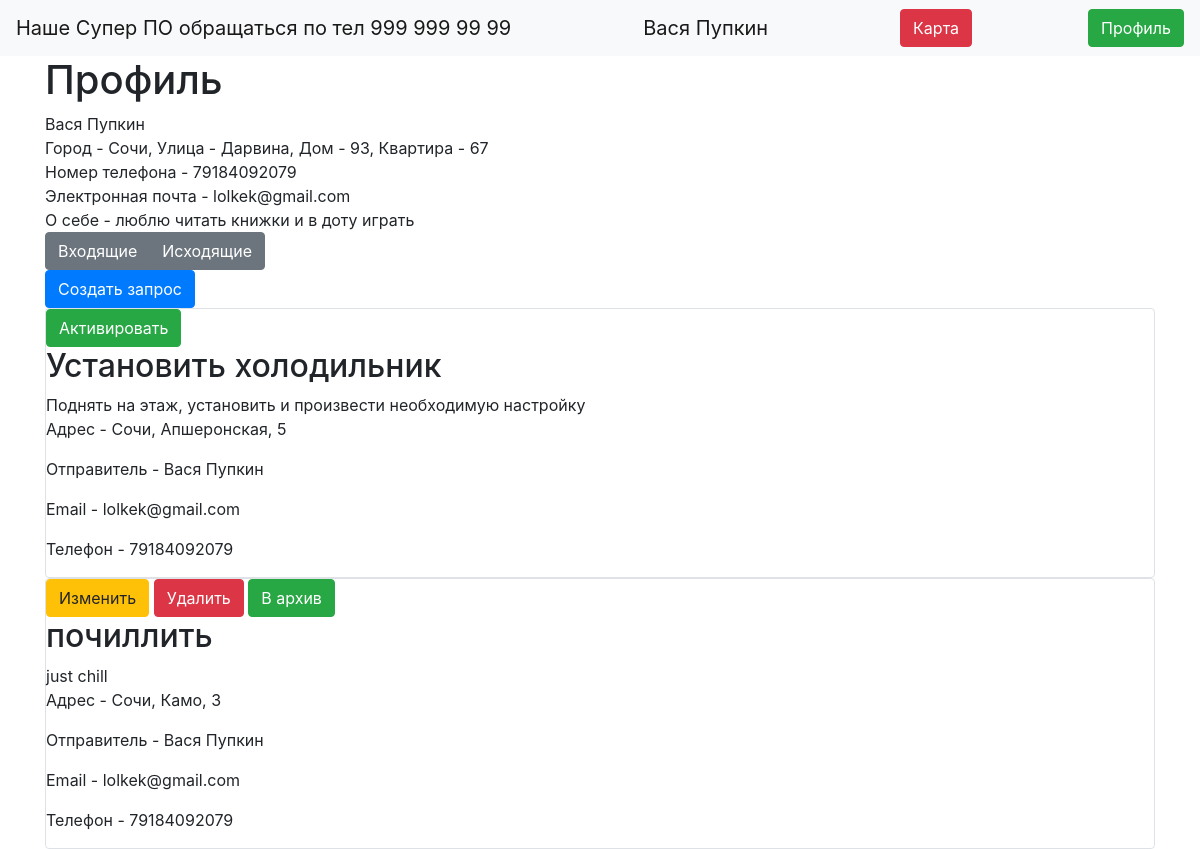
Screenshot of /profile (signed in) with the database file from the repository.
### data/users.py (models this page shows, shortened)
class User(SqlAlchemyBase, UserMixin):
    __tablename__ = 'users'
    id = sqlalchemy.Column(sqlalchemy.Integer,
                           primary_key=True, autoincrement=True)
    surname = sqlalchemy.Column(sqlalchemy.String, nullable=True)
    name = sqlalchemy.Column(sqlalchemy.String, nullable=True)
    address = sqlalchemy.Column(sqlalchemy.JSON, nullable=True)
    telephone_number = sqlalchemy.Column(sqlalchemy.Integer, nullable=True)
    email = sqlalchemy.Column(sqlalchemy.String,
                              index=True, unique=True, nullable=True)
    about = sqlalchemy.Column(sqlalchemy.String, nullable=True)
    hashed_password = sqlalchemy.Column(sqlalchemy.String, nullable=True)

### data/requests.py (models this page shows)
class Request(SqlAlchemyBase):
    __tablename__ = 'requests'
    id = sqlalchemy.Column(sqlalchemy.Integer,
                           primary_key=True, autoincrement=True)
    name = sqlalchemy.Column(sqlalchemy.String, nullable=True)
    description = sqlalchemy.Column(sqlalchemy.String, nullable=True)
    address = sqlalchemy.Column(sqlalchemy.String, nullable=True)
    sender_id = sqlalchemy.Column(sqlalchemy.Integer, sqlalchemy.ForeignKey("users.id"))
    provider_id = sqlalchemy.Column(sqlalchemy.Integer, sqlalchemy.ForeignKey("users.id"))
    is_active = sqlalchemy.Column(sqlalchemy.Boolean, default=False)

### main.py (the view)
@app.route("/profile")
def profile():
    global flag_1
    session = db_session.create_session()
    requests_users = []
    if flag_1:
        requests = get_outgoing_requests(current_user)
        for request in requests:
            user = session.query(User).filter(User.id == request.sender_id).first()
            requests_users.append((request, user))
    else:
        requests = get_ingoing_requests(current_user)
        for request in requests:
            user = session.query(User).filter(User.id == request.sender_id).first()
            requests_users.append((request, user))
    return render_template("profile.html", requests=requests_users, flag=flag_1)

### data/db_session.py (called while the page is built)
def create_session() -> Session:
    global __factory
    return __factory()

### main.py (called while the page is built)
@login_manager.user_loader
def load_user(user_id):
    session = db_session.create_session()
    return session.query(User).get(user_id)

def get_outgoing_requests(user):
    session = db_session.create_session()
    return session.query(Request).filter(Request.sender_id == user.id).all()

### templates/profile.html (shortened to what this page needs)
{% extends "base.html" %}
{% block content %}
<h1>Профиль</h1>
<div class="col-md8">
    <div>{{current_user.name + " " + current_user.surname}}</div>
    <div>Город - {{ current_user.address["city"] }}, Улица - {{ current_user.address["street"] }}, Дом - {{
        current_user.address["building"] }}, Квартира - {{ current_user.address["flat"] }}
    </div>
    <div>Номер телефона - {{ current_user.telephone_number }}</div>
    <div>Электронная почта - {{ current_user.email }}</div>
    <div>О себе - {{ current_user.about }}</div>
</div>
<div class="btn-group" role="group" aria-label="Basic example">
    <a class="btn btn-secondary" href="/profile/switch/ingoing">Входящие</a>
    <a type="button" class="btn btn-secondary" href="/profile/switch/outgoing">Исходящие</a>
</div>
<div>
    <a type="button" class="btn btn-primary" href="/request">Создать запрос</a>
</div>
{% for item, user in requests %}
<div class="col-md6 border rounded">
    {% if current_user.is_authenticated and flag and item.is_active%}
        <a href="/request/{{ item.id }}" class="btn btn-warning">Изменить</a>
        <a href="/request_delete/{{ item.id }}" class="btn btn-danger">Удалить</a>
        <a href="/request_deactivate/{{ item.id }}" class="btn btn-success">В архив</a>
        <h2>{{item.name}}</h2>
    <div>
        {{item.description}}
    </div>
    <div>
        <p>Адрес - {{item.address}}</p>
        <p>Отправитель - {{user.name + " " + user.surname}}</p>
        <p>Email - {{user.email}}</p>
        <p>Телефон - {{user.telephone_number}}</p>
    </div>
    {% elif current_user.is_authenticated and flag and not item.is_active %}
        <a href="/request_activate/{{ item.id }}" class="btn btn-success">Активировать</a>
        <h2>{{item.name}}</h2>
    <div>
        {{item.description}}
    </div>
    <div>
        <p>Адрес - {{item.address}}</p>
        <p>Отправитель - {{user.name + " " + user.surname}}</p>
        <p>Email - {{user.email}}</p>
        <p>Телефон - {{user.telephone_number}}</p>
    </div>
    {% endif %}
</div>
{% endfor %}
{% endblock %}

### templates/base.html (shortened to what this page needs)
<!doctype html>
<html lang="en">
<head>
    <link rel="stylesheet"
          href="https://stackpath.bootstrapcdn.com/bootstrap/4.4.1/css/bootstrap.min.css"
>
</head>
<body>
<header>
    <nav class="navbar navbar-light bg-light">
        <a class="navbar-brand" href="#">Наше Супер ПО обращаться по тел 999 999 99 99</a>
        {% if current_user.is_authenticated %}
        <a class="navbar-brand" href="/logout">{{ current_user.name + " " + current_user.surname}}</a>
        <a class="btn btn-danger" href="/map">Карта</a>
        <a class="btn btn-success" href="/profile">Профиль</a>
        {% else %}
        <p>
        <a class="btn btn-primary " href="/register">Зарегистрироваться</a>
        <a class="btn btn-success" href="/login">Войти</a>
        </p>
{% endif %}
    </nav>
</header>
<main role="main" class="container">
    {% block content %}{% endblock %}
</main>
</body>
</html>

### rows the page displays
User: name+surname "Вася Пупкин", address.city "Сочи", address.street "Дарвина", address.building "93", address.flat "67", telephone_number "79184092079", email "lolkek@gmail.com", about "люблю читать книжки и в доту играть"
Request: name "Установить холодильник", description "Поднять на этаж, установить и произвести необходимую настройку", address "Сочи, Апшеронская, 5", surname "Вася Пупкин", email "lolkek@gmail.com", telephone_number "79184092079"
Request: name "почиллить", description "just chill", address "Сочи, Камо, 3", surname "Вася Пупкин", email "lolkek@gmail.com", telephone_number "79184092079"
